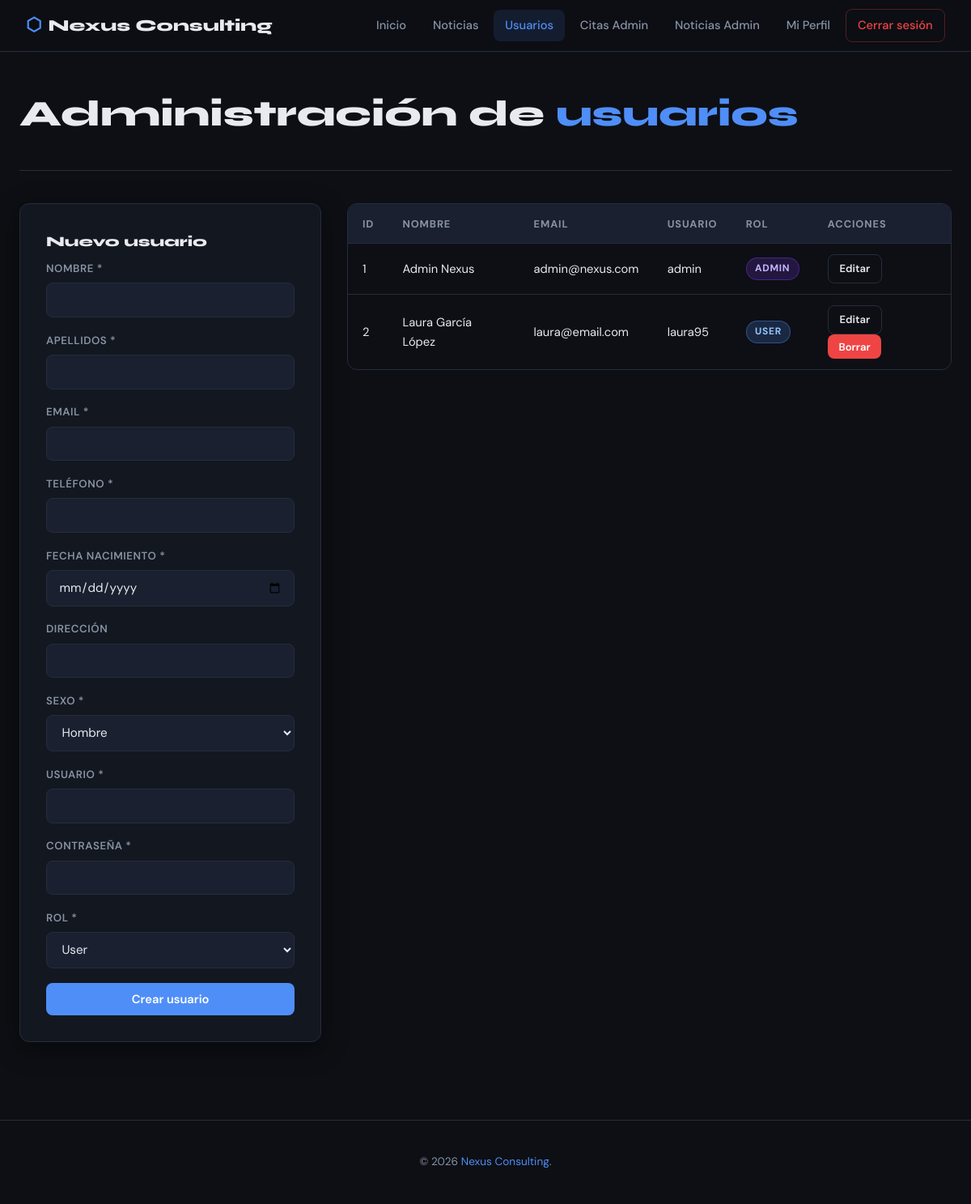
/admin/usuarios-administracion.php (signed in), run on the app's committed database.
### tables this page shows
CREATE TABLE users_login (
    idLogin  INT          NOT NULL AUTO_INCREMENT,
    idUser   INT          NOT NULL UNIQUE,
    usuario  VARCHAR(80)  NOT NULL UNIQUE,
    password VARCHAR(255) NOT NULL,
    rol      ENUM('admin','user') NOT NULL DEFAULT 'user',
    PRIMARY KEY (idLogin),
    CONSTRAINT fk_login_user FOREIGN KEY (idUser) REFERENCES users_data(idUser) ON DELETE CASCADE
);

CREATE TABLE users_data (
    idUser      INT          NOT NULL AUTO_INCREMENT,
    nombre      VARCHAR(100) NOT NULL,
    apellidos   VARCHAR(150) NOT NULL,
    email       VARCHAR(150) NOT NULL UNIQUE,
    telefono    VARCHAR(20)  NOT NULL,
    fecha_nacimiento DATE    NOT NULL,
    direccion   VARCHAR(255),
    sexo        ENUM('Hombre','Mujer','Otro') NOT NULL,
    PRIMARY KEY (idUser)
);

### admin/usuarios-administracion.php (the view, shortened to what this page needs)
<?php
require_once __DIR__ . '/../includes/db.php';
$res = $conn->query("SELECT d.*, l.usuario, l.rol FROM users_data d JOIN users_login l ON l.idUser = d.idUser ORDER BY d.idUser ASC");
$usuarios = $res->fetch_all(MYSQLI_ASSOC);
$editando = null;
?>
<!DOCTYPE html>
<html lang="es">
<head>
    <link rel="stylesheet" href="/css/style.css">
</head>
<body>
<?php require_once __DIR__ . '/../includes/navbar.php'; ?>
<div class="page" style="padding-top:2.5rem;">
    <div class="page-header" style="padding-top:0;">
        <h1>Administración de <span style="color:var(--accent)">usuarios</span></h1>
    </div>
    <div style="display:grid; grid-template-columns:1fr 2fr; gap:2rem; align-items:start;">
        <div class="card">
            <h2 class="card-title" style="font-size:1.1rem;"><?= $editando ? 'Editar usuario' : 'Nuevo usuario' ?></h2>
            <form method="POST" novalidate>
                <div class="form-group"><label>Nombre *</label><input type="text" name="nombre" value="<?= htmlspecialchars($editando['nombre'] ?? '') ?>" required></div>
                <div class="form-group"><label>Apellidos *</label><input type="text" name="apellidos" value="<?= htmlspecialchars($editando['apellidos'] ?? '') ?>" required></div>
                <div class="form-group"><label>Email *</label><input type="email" name="email" value="<?= htmlspecialchars($editando['email'] ?? '') ?>" required></div>
                <div class="form-group"><label>Teléfono *</label><input type="tel" name="telefono" value="<?= htmlspecialchars($editando['telefono'] ?? '') ?>" required></div>
                <div class="form-group"><label>Fecha nacimiento *</label><input type="date" name="fecha_nacimiento" value="<?= htmlspecialchars($editando['fecha_nacimiento'] ?? '') ?>" required></div>
                <div class="form-group"><label>Dirección</label><input type="text" name="direccion" value="<?= htmlspecialchars($editando['direccion'] ?? '') ?>"></div>
                <div class="form-group"><label>Sexo *</label>
                    <select name="sexo"><?php foreach(['Hombre','Mujer','Otro'] as $s): ?><option value="<?= $s ?>" <?= ($editando['sexo']??'')===$s?'selected':'' ?>><?= $s ?></option><?php endforeach; ?></select>
                </div>
                <?php if (!$editando): ?>
                <div class="form-group"><label>Usuario *</label><input type="text" name="usuario" required></div>
                <?php endif; ?>
                <div class="form-group"><label>Contraseña <?= $editando ? '(dejar vacío para no cambiar)' : '*' ?></label><input type="password" name="password" <?= $editando?'':'required' ?>></div>
                <div class="form-group"><label>Rol *</label>
                    <select name="rol"><option value="user" <?= ($editando['rol']??'user')==='user'?'selected':'' ?>>User</option><option value="admin" <?= ($editando['rol']??'')==='admin'?'selected':'' ?>>Admin</option></select>
                </div>
                <button type="submit" class="btn btn-primary btn-block"><?= $editando ? 'Guardar cambios' : 'Crear usuario' ?></button>
            </form>
        </div>
        <div class="table-wrap">
            <table>
                <thead><tr><th>ID</th><th>Nombre</th><th>Email</th><th>Usuario</th><th>Rol</th><th>Acciones</th></tr></thead>
                <tbody>
                <?php foreach ($usuarios as $u): ?>
                <tr>
                    <td><?= $u['idUser'] ?></td>
                    <td><?= htmlspecialchars($u['nombre'].' '.$u['apellidos']) ?></td>
                    <td><?= htmlspecialchars($u['email']) ?></td>
                    <td><?= htmlspecialchars($u['usuario']) ?></td>
                    <td><span class="badge badge-<?= $u['rol'] ?>"><?= $u['rol'] ?></span></td>
                    <td>
                        <a href="?editar=<?= $u['idUser'] ?>" class="btn btn-ghost btn-sm">Editar</a>
                        <?php if ($u['idUser'] != $_SESSION['idUser']): ?>
                        <form method="POST" style="display:inline" onsubmit="return confirm('¿Eliminar usuario?')">
                            <button type="submit" class="btn btn-danger btn-sm">Borrar</button>
                        </form>
                        <?php endif; ?>
                    </td>
                </tr>
                <?php endforeach; ?>
                </tbody>
            </table>
        </div>
    </div>
</div>
<footer><p>© <?= date('Y') ?> <span>Nexus Consulting</span>.</p></footer>
</body>
</html>

### css/style.css (style rules this page uses)
:root { --bg: #0d0f14; --bg2: #131720; --bg3: #1a2030; --accent: #4f8ef7; --accent2: #7c3aed; --text: #e8eaf0; --text-muted:#8892a4; --border: #252d3d; --success: #22c55e; --error: #ef4444; --warn: #f59e0b; --radius: 12px; --shadow: 0 8px 32px rgba(0,0,0,.45); }
*, *::before, *::after { box-sizing: border-box; margin: 0; padding: 0; }
html { scroll-behavior: smooth; }
body { font-family: 'DM Sans', sans-serif; background: var(--bg); color: var(--text); min-height: 100vh; line-height: 1.65; }
a { color: var(--accent); text-decoration: none; transition: color .2s; }
.page { max-width: 1200px; margin: 0 auto; padding: 2rem 1.5rem; }
.btn { display: inline-flex; align-items: center; gap: .5rem; padding: .65rem 1.4rem; border-radius: 8px; font-size: .92rem; font-weight: 600; cursor: pointer; border: none; transition: all .2s; font-family: inherit; }
.btn-primary { background: var(--accent); color: #fff; }
.btn-ghost { background: transparent; color: var(--text); border: 1px solid var(--border); }
.btn-danger { background: var(--error); color: #fff; }
.btn-sm { padding: .4rem .85rem; font-size: .82rem; }
.btn-block { width: 100%; justify-content: center; }
.card { background: var(--bg2); border: 1px solid var(--border); border-radius: var(--radius); padding: 2rem; box-shadow: var(--shadow); }
.card-title { font-family: 'Syne', sans-serif; font-size: 1.5rem; font-weight: 800; margin-bottom: .5rem; }
.form-group { margin-bottom: 1.1rem; }
label { display: block; font-size: .83rem; font-weight: 600; margin-bottom: .4rem; color: var(--text-muted); letter-spacing: .04em; text-transform: uppercase; }
input, select, textarea { width: 100%; padding: .65rem .9rem; background: var(--bg3); border: 1px solid var(--border); border-radius: 8px; color: var(--text); font-family: inherit; font-size: .95rem; transition: border-color .2s; outline: none; }
select option { background: var(--bg2); }
.table-wrap { overflow-x: auto; border-radius: var(--radius); border: 1px solid var(--border); }
table { width: 100%; border-collapse: collapse; }
thead { background: var(--bg3); }
th { padding: .85rem 1.1rem; text-align: left; font-size: .8rem; font-weight: 700; text-transform: uppercase; letter-spacing: .07em; color: var(--text-muted); white-space: nowrap; }
td { padding: .8rem 1.1rem; font-size: .92rem; border-top: 1px solid var(--border); vertical-align: middle; }
.badge { display: inline-block; padding: .2rem .65rem; border-radius: 99px; font-size: .75rem; font-weight: 700; text-transform: uppercase; letter-spacing: .06em; }
.badge-admin { background: rgba(124,58,237,.2); color: #c4b5fd; border: 1px solid rgba(124,58,237,.4); }
.badge-user { background: rgba(79,142,247,.2); color: #93c5fd; border: 1px solid rgba(79,142,247,.4); }
.page-header { padding: 3rem 0 2rem; border-bottom: 1px solid var(--border); margin-bottom: 2.5rem; }
.page-header h1 { font-family: 'Syne', sans-serif; font-size: clamp(1.8rem, 4vw, 2.8rem); font-weight: 800; }
footer { border-top: 1px solid var(--border); padding: 2.5rem 2rem; text-align: center; color: var(--text-muted); font-size: .85rem; margin-top: 4rem; }
footer span { color: var(--accent); }

### data on the page
users_login: idUser.idUser "1", idUser.apellidos "Admin Nexus", idUser.email "admin@nexus.com", usuario "admin", rol "ADMIN"
users_login: idUser.idUser "2", idUser.apellidos "Laura García López", idUser.email "laura@email.com", usuario "laura95", rol "USER"

### other printed values
$label "Inicio Noticias Usuarios Citas Admin Noticias Admin Mi Perfil"
form field sexo "Hombre"
